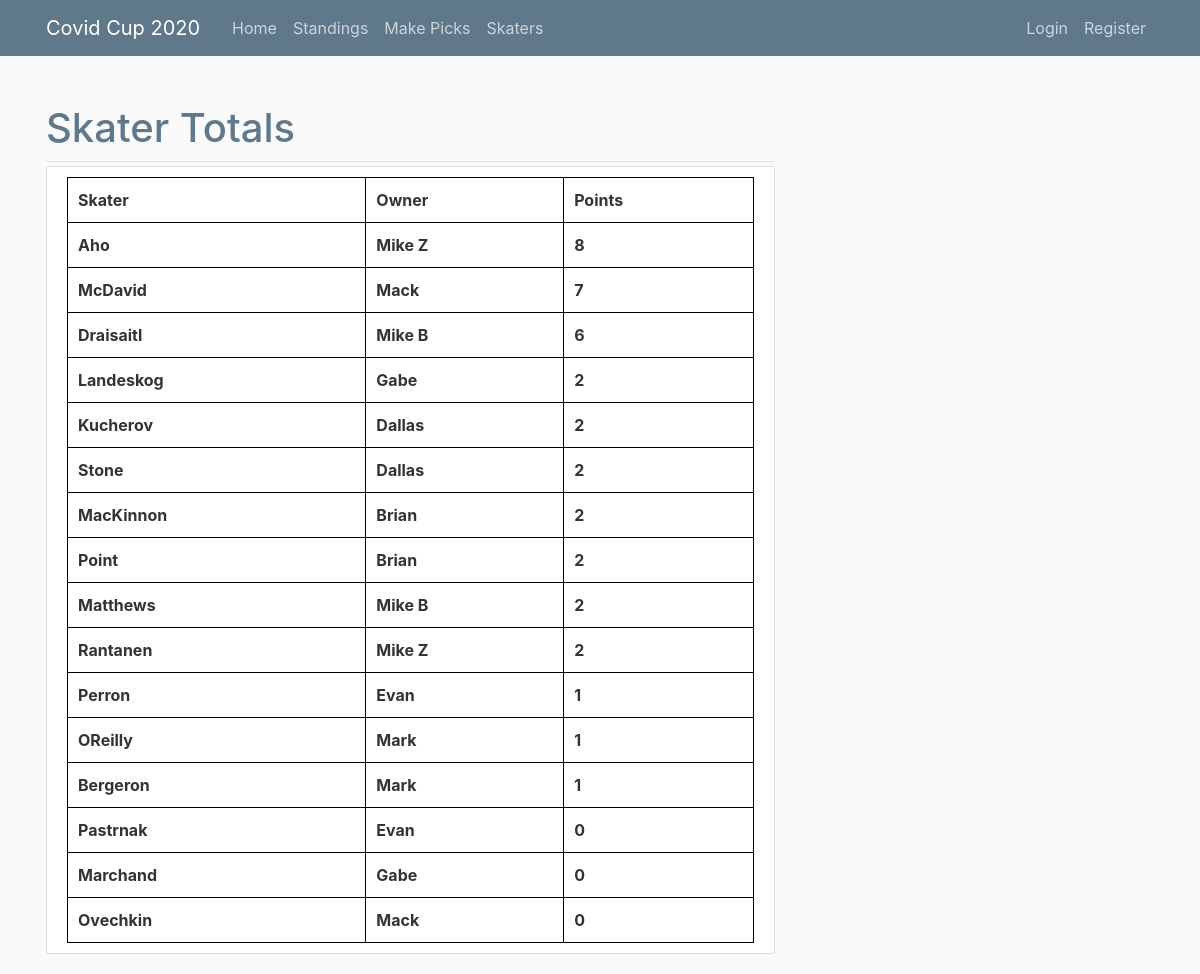
The app's page /points with its own data.
### nhl/models.py (models this page shows)
class PlayerTotals(db.Model, UserMixin):
    id = db.Column(db.Integer, primary_key=True)
    player = db.Column(db.String, nullable=False)
    owner = db.Column(db.Integer, db.ForeignKey('user.id'), nullable=False)
    points = db.Column(db.Integer, default=0)

### nhl/routes.py (the view)
@app.route("/points")
def points():
    if current_user.is_authenticated:
        user = current_user
    else:
        user = None
    skaters = PlayerTotals.query.filter().order_by(PlayerTotals.points.desc())
    return render_template('points.html', user=user, skaters=skaters)

### nhl/templates/points.html (shortened to what this page needs)
{% extends "layout.html" %}
{% block content %}
    <head>
    </head>
    <body>
        <div class="article-metadata mt-4"><h1 style="color:#5f788a;">Skater Totals</h1></div>
        <article class="media content-section">
            <div class="media-body">
                <table style="width:100%">
                      <tr>
                          <th>Skater</th>
                          <th>Owner</th>
                          <th>Points</th>
                     </tr>
                     {% for t in skaters %}
                         <tr>
                             <th>{{ t.player }}</th>
                             <th>{{ t.owner }}</th>
                             <th>{{ t.points }}</th>
                         </tr>
                     {% endfor %}
                 </table>
            </div>
        </article>
    </body>
{% endblock content %}

### nhl/templates/layout.html (shortened to what this page needs)
<!DOCTYPE html>
<html>
<head>
    <link rel="stylesheet" href="https://maxcdn.bootstrapcdn.com/bootstrap/4.0.0/css/bootstrap.min.css">
    <link rel="stylesheet" type="text/css" href="{{ url_for('static', filename='main.css') }}">
</head>
</head>
<body>
    <header class="site-header">
      <nav class="navbar navbar-expand-md navbar-dark bg-steel fixed-top">
        <div class="container">
          <a class="navbar-brand mr-4" href="/">Covid Cup 2020</a>
          <div class="collapse navbar-collapse" id="navbarToggle">
            <div class="navbar-nav mr-auto">
              <a class="nav-item nav-link" href="{{ url_for('home') }}">Home</a>
              <a class="nav-item nav-link" href="{{ url_for('standings') }}">Standings</a>
              <a class="nav-item nav-link" href="{{ url_for('picks') }}">Make Picks</a>
              <a class="nav-item nav-link" href="{{ url_for('points') }}">Skaters</a>
            </div>
            <div class="navbar-nav">
              {% if current_user.is_authenticated %}
                {% if user.email == "admin@nhl.com" %}
                  <a class="nav-item nav-link" href="{{ url_for('bracket') }}">Update Bracket</a>
                  <a class="nav-item nav-link" href="{{ url_for('logout') }}">Logout</a>
                {% else %}
                  <a class="nav-item nav-link" href="{{ url_for('logout') }}">Logout</a>
                {% endif %}
              {% else %}
                <a class="nav-item nav-link" href="{{ url_for('login') }}">Login</a>
                <a class="nav-item nav-link" href="{{ url_for('register') }}">Register</a>
              {% endif %}
            </div>
          </div>
        </div>
      </nav>
    </header>
    <main role="main" class="container">
      <div class="row">
        <div class="col-md-8">
          {% block content %}{% endblock %}
        </div>
      </div>
    </main>
</body>
</html>

### nhl/static/main.css (style rules this page uses)
body { background: #fafafa; color: #333333; margin-top: 5rem; }
h1, h2, h3, h4, h5, h6 { color: #000080; }
.bg-steel { background-color: #5f788a; }
.site-header .navbar-nav .nav-link { color: #cbd5db; }
.content-section { background: #ffffff; padding: 10px 20px; border: 1px solid #dddddd; border-radius: 3px; margin-bottom: 20px; }
.article-metadata { padding-bottom: 1px; margin-bottom: 4px; border-bottom: 1px solid #e3e3e3 }
html { box-sizing: border-box; }
*, *:before, *:after { box-sizing: inherit; }
.container { padding: 0 16px; }
.container::after, .row::after { content: ""; clear: both; display: table; }
div.container { display: grid; grid-template-columns: 300px 20px auto; grid-template-rows: auto; }
table, th, td { table-layout: auto; border: 1px solid black; }
th, td { padding: 10px; }
table { border-spacing: 2px; }

### records on screen
PlayerTotals: player "Aho", owner "Mike Z", points "8"
PlayerTotals: player "McDavid", owner "Mack", points "7"
PlayerTotals: player "Draisaitl", owner "Mike B", points "6"
PlayerTotals: player "Landeskog", owner "Gabe", points "2"
PlayerTotals: player "Kucherov", owner "Dallas", points "2"
PlayerTotals: player "Stone", owner "Dallas", points "2"
PlayerTotals: player "MacKinnon", owner "Brian", points "2"
PlayerTotals: player "Point", owner "Brian", points "2"
PlayerTotals: player "Matthews", owner "Mike B", points "2"
PlayerTotals: player "Rantanen", owner "Mike Z", points "2"
PlayerTotals: player "Perron", owner "Evan", points "1"
PlayerTotals: player "OReilly", owner "Mark", points "1"
PlayerTotals: player "Bergeron", owner "Mark", points "1"
PlayerTotals: player "Pastrnak", owner "Evan", points "0"
PlayerTotals: player "Marchand", owner "Gabe", points "0"
PlayerTotals: player "Ovechkin", owner "Mack", points "0"
